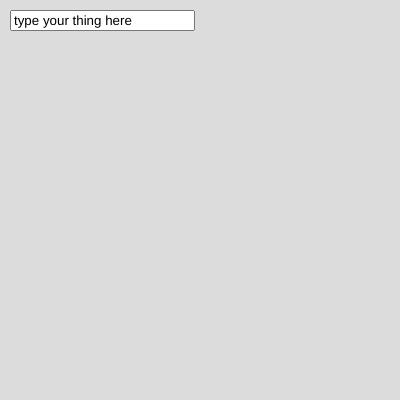
Frame 1 (no input)
Frame 60 (no input): identical to frame 1, image omitted
Frame 120 (the mouse pressed at the canvas centre since frame 60): identical to frame 1, image omitted

The p5.js sketch that drew this single still picture (run headless with seeded random() and noise() and a simulated clock; from frame 60 on, the mouse is pressed at the canvas centre):

// p5.js sketch
// ── sketch.js
let field; // var to hold the text box
let t = ''; // var to hold the input

function setup() {
  createCanvas(400, 400);
  // create the input 
  field = createInput('type your thing here');
  // position it
  field.position(10, 10);
  // what to do when there is an input
  field.input(readText);
}

function draw() {
  background(220);
  // write the text to screen
  text(t, 100, 100);
}

// this is triggered when there is input
function readText() {
  // store the value from the text box into the variable
  t = this.value();
}
